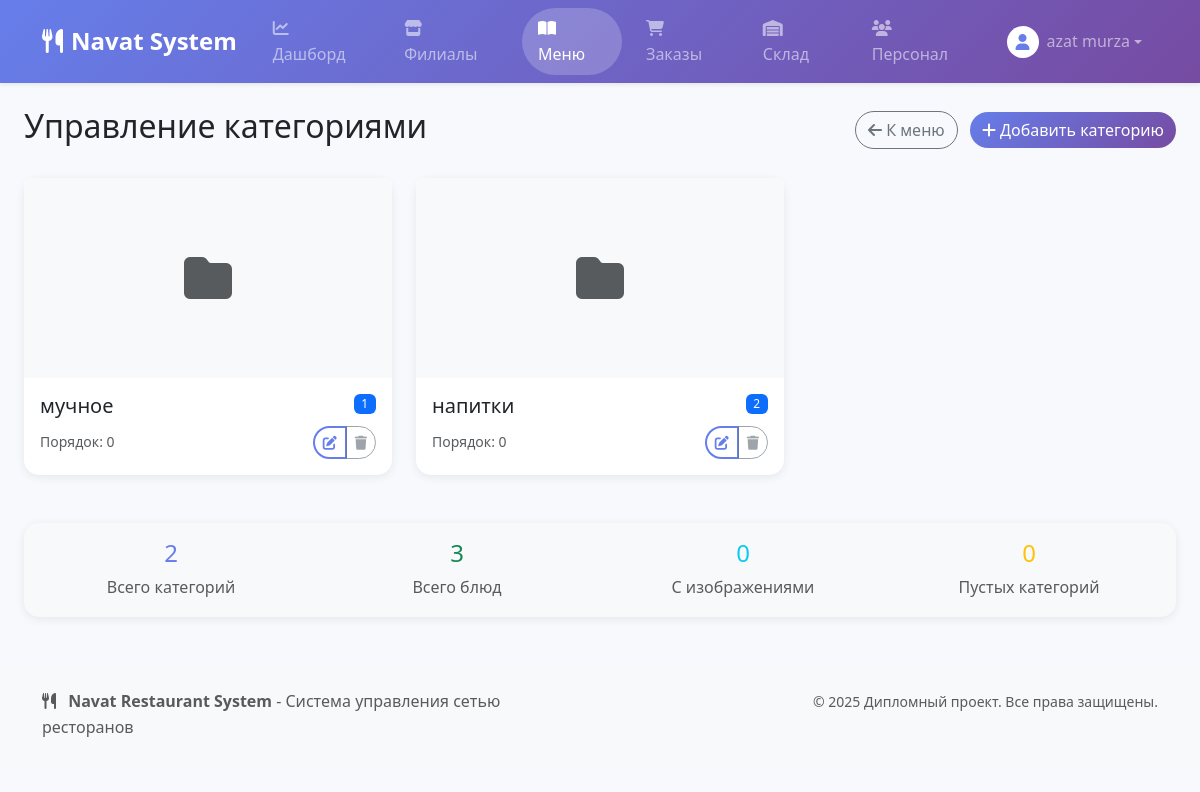
/menu/categories/ (signed in), run on the app's committed database.
### apps/accounts/models.py (models this page shows, shortened)
class CustomUser(AbstractUser):
    class Role(models.TextChoices):
        ADMIN = 'ADMIN', 'Администратор системы'
        MANAGER = 'MANAGER', 'Менеджер филиала'
        STAFF = 'STAFF', 'Рядовой сотрудник'
    email = models.EmailField('адрес электронной почты', unique=True)
    role = models.CharField('Роль', max_length=50, choices=Role.choices, default=Role.STAFF)
    USERNAME_FIELD = 'email'
    REQUIRED_FIELDS = ['username', 'first_name', 'last_name']
    class Meta:
        verbose_name = 'Пользователь'
        verbose_name_plural = 'Пользователи'

### apps/menu/models.py (models this page shows, shortened)
class Category(models.Model):
    name = models.CharField('Название категории', max_length=100, unique=True)
    description = models.TextField('Описание категории', blank=True)
    image = models.ImageField('Изображение категории', upload_to='category_images/', blank=True, null=True)
    is_active = models.BooleanField('Активна', default=True)
    sort_order = models.PositiveIntegerField('Порядок сортировки', default=0)
    created_at = models.DateTimeField('Создано', auto_now_add=True)
    updated_at = models.DateTimeField('Обновлено', auto_now=True)
    class Meta:
        verbose_name = 'Категория меню'
        verbose_name_plural = 'Категории меню'
        ordering = ['sort_order', 'name']
    def get_dishes_count(self):
        return self.menu_items.filter(is_available=True).count()

### apps/menu/views.py (the view)
# urls.py: path('categories/', views.CategoryListView.as_view(), name='category_list'),
class CategoryListView(LoginRequiredMixin, ListView):
    model = Category
    template_name = 'menu/category_list.html'
    context_object_name = 'categories'
    def get_queryset(self):
        return Category.objects.filter(is_active=True).order_by('sort_order', 'name')
    def get_context_data(self, **kwargs):
        context = super().get_context_data(**kwargs)
        categories = context['categories']
        total_dishes = sum(cat.get_dishes_count() for cat in categories)
        categories_with_images = sum(1 for cat in categories if cat.image)
        empty_categories = sum(1 for cat in categories if cat.get_dishes_count() == 0)
        context.update({
            'total_dishes': total_dishes,
            'categories_with_images': categories_with_images,
            'empty_categories': empty_categories,
        })
        return context

### templates/menu/category_list.html (shortened to what this page needs)
{% extends "base.html" %}
{% block content %}
<div class="d-flex justify-content-between align-items-center mb-4">
    <h1 class="h2">Управление категориями</h1>
    <div>
        <a href="{% url 'menu:list' %}" class="btn btn-outline-secondary me-2">
            <i class="fas fa-arrow-left"></i> К меню
        </a>
        <a href="{% url 'menu:category_create' %}" class="btn btn-primary">
            <i class="fas fa-plus"></i> Добавить категорию
        </a>
    </div>
</div>
{% if categories %}
    <div class="row">
        {% for category in categories %}
            <div class="col-md-6 col-lg-4 mb-4">
                <div class="card h-100">
                    {% if category.image %}
                        <img src="{{ category.image.url }}" class="card-img-top" alt="{{ category.name }}"
                             style="height: 200px; object-fit: cover;">
                    {% else %}
                        <div class="card-img-top bg-light d-flex align-items-center justify-content-center"
                             style="height: 200px;">
                            <i class="fas fa-folder fa-3x text-muted"></i>
                        </div>
                    {% endif %}
                    <div class="card-body d-flex flex-column">
                        <div class="d-flex justify-content-between align-items-start mb-2">
                            <h5 class="card-title mb-0">{{ category.name }}</h5>
                            <span class="badge bg-primary">{{ category.get_dishes_count }}</span>
                        </div>
                        <div class="mt-auto">
                            <div class="d-flex justify-content-between align-items-center">
                                <small class="text-muted">
                                    Порядок: {{ category.sort_order }}
                                </small>
                                <div class="btn-group">
                                    <a href="{% url 'menu:category_update' pk=category.pk %}"
                                       class="btn btn-sm btn-outline-primary" title="Редактировать">
                                        <i class="fas fa-edit"></i>
                                    </a>
                                    {% if category.get_dishes_count == 0 %}
                                        <a href="{% url 'menu:category_delete' pk=category.pk %}"
                                           class="btn btn-sm btn-outline-danger" title="Удалить">
                                            <i class="fas fa-trash"></i>
                                        </a>
                                    {% else %}
                                        <button type="button" class="btn btn-sm btn-outline-secondary"
                                                title="Нельзя удалить - есть блюда" disabled>
                                            <i class="fas fa-trash"></i>
                                        </button>
                                    {% endif %}
                                </div>
                            </div>
                        </div>
                    </div>
                </div>
            </div>
        {% endfor %}
    </div>
    <div class="row mt-4">
        <div class="col-12">
            <div class="card bg-light">
                <div class="card-body">
                    <div class="row text-center">
                        <div class="col-md-3">
                            <h4 class="text-primary">{{ categories|length }}</h4>
                            <p class="text-muted mb-0">Всего категорий</p>
                        </div>
                        <div class="col-md-3">
                            <h4 class="text-success">{{ total_dishes }}</h4>
                            <p class="text-muted mb-0">Всего блюд</p>
                        </div>
                        <div class="col-md-3">
                            <h4 class="text-info">{{ categories_with_images }}</h4>
                            <p class="text-muted mb-0">С изображениями</p>
                        </div>
                        <div class="col-md-3">
                            <h4 class="text-warning">{{ empty_categories }}</h4>
                            <p class="text-muted mb-0">Пустых категорий</p>
                        </div>
                    </div>
                </div>
            </div>
        </div>
    </div>
{% endif %}
{% endblock %}

### templates/base.html (shortened to what this page needs)
{% load static %}
<!DOCTYPE html>
<html lang="ru">
<head>
    <link href="https://cdn.jsdelivr.net/npm/bootstrap@5.3.2/dist/css/bootstrap.min.css" rel="stylesheet">
    <link rel="stylesheet" href="https://cdnjs.cloudflare.com/ajax/libs/font-awesome/6.4.0/css/all.min.css">
    <link rel="stylesheet" href="{% static 'css/base.css' %}">
</head>
<body>
    <nav class="navbar navbar-expand-lg navbar-dark shadow-sm" style="background: linear-gradient(135deg, #667eea 0%, #764ba2 100%);">
        <div class="container">
            <a class="navbar-brand fw-bold" href="{% url 'analytics:dashboard' %}">
                <i class="fas fa-utensils me-2"></i>Navat System
            </a>
            <div class="collapse navbar-collapse" id="navbarNav">
                {% if user.is_authenticated %}
                <ul class="navbar-nav me-auto">
                    <li class="nav-item">
                        <a class="nav-link px-3 rounded-pill mx-1 {% if request.resolver_match.namespace == 'analytics' %}active{% endif %}" href="{% url 'analytics:dashboard' %}">
                            <i class="fas fa-chart-line me-1"></i>Дашборд
                        </a>
                    </li>
                    <li class="nav-item">
                        <a class="nav-link px-3 rounded-pill mx-1 {% if request.resolver_match.namespace == 'restaurants' %}active{% endif %}" href="{% url 'restaurants:list' %}">
                            <i class="fas fa-store me-1"></i>Филиалы
                        </a>
                    </li>
                    <li class="nav-item">
                        <a class="nav-link px-3 rounded-pill mx-1 {% if request.resolver_match.namespace == 'menu' %}active{% endif %}" href="{% url 'menu:list' %}">
                            <i class="fas fa-book-open me-1"></i>Меню
                        </a>
                    </li>
                    <li class="nav-item">
                        <a class="nav-link px-3 rounded-pill mx-1 {% if request.resolver_match.namespace == 'orders' %}active{% endif %}" href="{% url 'orders:list' %}">
                            <i class="fas fa-shopping-cart me-1"></i>Заказы
                        </a>
                    </li>
                    <li class="nav-item">
                        <a class="nav-link px-3 rounded-pill mx-1 {% if request.resolver_match.namespace == 'inventory' %}active{% endif %}" href="{% url 'inventory:dashboard' %}">
                            <i class="fas fa-warehouse me-1"></i>Склад
                        </a>
                    </li>
                    <li class="nav-item">
                        <a class="nav-link px-3 rounded-pill mx-1 {% if request.resolver_match.namespace == 'staff' %}active{% endif %}" href="{% url 'staff:list' %}">
                            <i class="fas fa-users me-1"></i>Персонал
                        </a>
                    </li>
                </ul>
                <ul class="navbar-nav">
                    <li class="nav-item dropdown">
                        <a class="nav-link dropdown-toggle d-flex align-items-center px-3 rounded-pill" href="#" role="button" data-bs-toggle="dropdown" aria-expanded="false">
                            <div class="bg-white rounded-circle me-2 d-flex align-items-center justify-content-center" style="width: 32px; height: 32px;">
                                <i class="fas fa-user text-primary"></i>
                            </div>
                            <span class="d-none d-md-inline">{{ user.get_full_name|default:user.username }}</span>
                        </a>
                    </li>
                </ul>
                {% endif %}
            </div>
        </div>
    </nav>
    <main class="container-fluid px-4 mt-4">
        {% block content %}
        {% endblock %}
    </main>
    <footer class="mt-5 py-4 bg-light">
        <div class="container">
            <div class="row">
                <div class="col-md-6">
                    <p class="mb-0 text-muted">
                        <i class="fas fa-utensils me-2"></i>
                        <strong>Navat Restaurant System</strong> - Система управления сетью ресторанов
                    </p>
                </div>
                <div class="col-md-6 text-md-end">
                    <small class="text-muted">
                        © 2025 Дипломный проект. Все права защищены.
                    </small>
                </div>
            </div>
        </div>
    </footer>
</body>
</html>

### static/css/base.css (style rules this page uses)
body { background-color: #f8f9fc; font-family: 'Segoe UI', Tahoma, Geneva, Verdana, sans-serif; line-height: 1.6; }
.navbar-brand { font-size: 1.5rem; font-weight: 700; text-decoration: none; }
.nav-link { transition: all 0.3s ease; text-decoration: none; }
.card { border: none; border-radius: 15px; transition: transform 0.2s ease, box-shadow 0.2s ease; box-shadow: 0 2px 10px rgba(0, 0, 0, 0.08); }
.btn { border-radius: 25px; font-weight: 500; transition: all 0.3s ease; text-decoration: none; }
.btn-primary { background: linear-gradient(135deg, #667eea 0%, #764ba2 100%); border: none; }
.btn-outline-primary { border: 2px solid #667eea; color: #667eea; }
.badge { font-size: 0.75em; font-weight: 500; }
.rounded-pill { border-radius: 50rem !important; }
.shadow-sm { box-shadow: 0 0.125rem 0.25rem rgba(0, 0, 0, 0.075) !important; }
.text-primary { color: #667eea !important; }

### templates/base.html (style rules this page uses)
body { background-color: #f8f9fc; font-family: 'Segoe UI', Tahoma, Geneva, Verdana, sans-serif; }
.navbar-brand { font-size: 1.5rem; font-weight: 700; }
.card { transition: transform 0.2s ease, box-shadow 0.2s ease; }
.btn-primary { background: linear-gradient(135deg, #667eea 0%, #764ba2 100%); border: none; transition: all 0.3s ease; }
.nav-link.active { background-color: rgba(255, 255, 255, 0.2) !important; }

### data on the page
CustomUser: get_full_name "azat murza"
Category: name "мучное", get_dishes_count "1", sort_order "0"
Category: name "напитки", get_dishes_count "2", sort_order "0"

### other printed values
{{ categories|length }} "2"
{{ total_dishes }} "3"
{{ categories_with_images }} "0"
{{ empty_categories }} "0"
